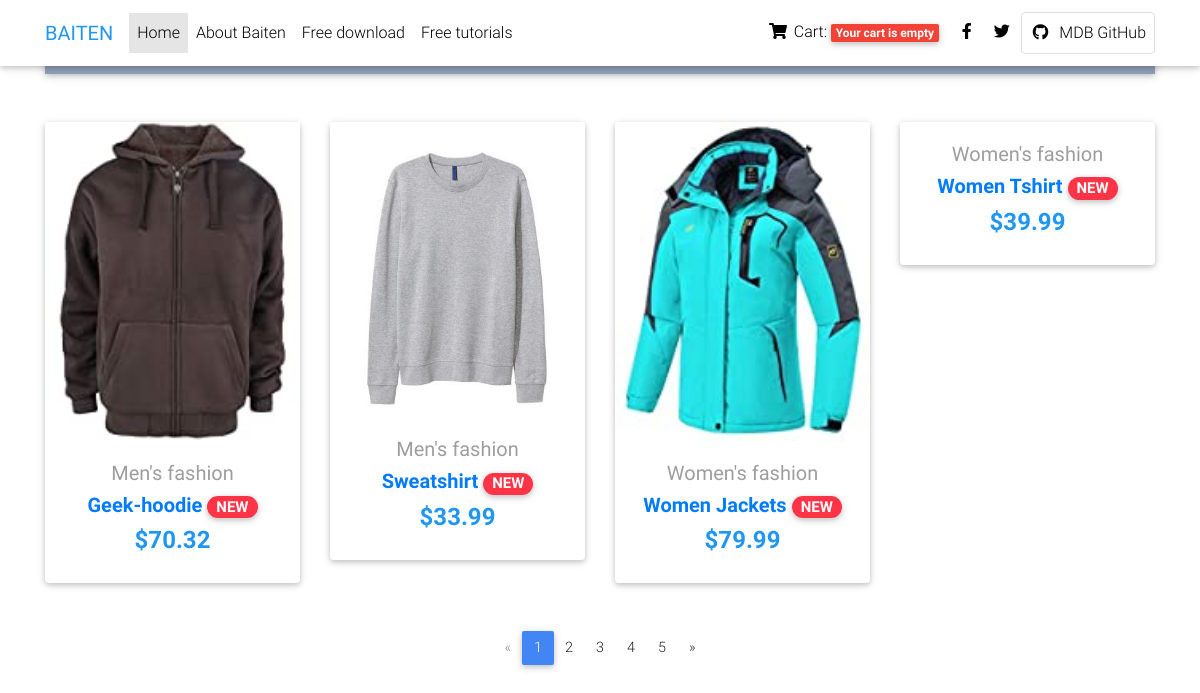
Before: / with the older database file.
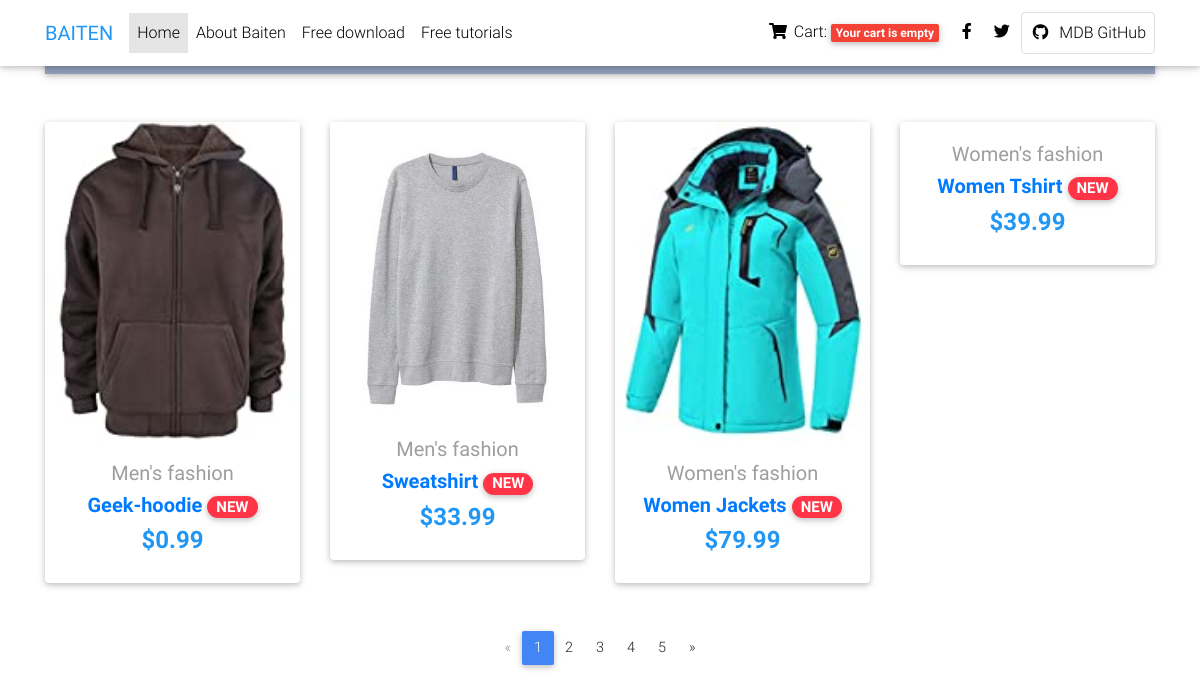
After: the same page with the newer database file.
### shop/models.py (models this page shows, shortened)
class Item(models.Model):
    category = models.ForeignKey(Category,
                                 related_name='products',
                                 on_delete=models.CASCADE)
    name = models.CharField(max_length=200, db_index=True)
    slug = models.SlugField(max_length=200, db_index=True)
    image = models.ImageField(upload_to='products/%Y/%m/%d',
                              blank=True)
    description = models.TextField(blank=True)
    price = models.DecimalField(max_digits=10, decimal_places=2)
    available = models.BooleanField(default=True)
    created = models.DateTimeField(auto_now_add=True)
    updated = models.DateTimeField(auto_now=True)
    tags = models.CharField(choices=TAG_CHOICES,
                            max_length=1)
    class Meta:
        ordering = ('name',)
        index_together = (('id', 'slug'),)
    def get_absolute_url(self):
        return reverse('shop:item_detail',
                       args=[self.id, self.slug])

class Category(models.Model):
    name = models.CharField(max_length=200,
                            db_index=True)
    slug = models.SlugField(max_length=200,
                            unique=True)
    class Meta:
        ordering = ('name',)
        verbose_name = 'category'
        verbose_name_plural = 'categories'
    def get_absolute_url(self):
        return reverse('shop:item_list',
                       args=[self.slug])

### shop/views.py (the view)
# urls.py: path('', views.item_list, name='item_list'),
def item_list(request, category_slug=None):
    category = None
    categories = Category.objects.all()
    items = Item.objects.filter(available=True)
    if category_slug:
        category = get_object_or_404(Category, slug=category_slug)
        items = items.filter(category=category)
    return render(request,
                  'item/list.html',
                  {'category': category,
                   'categories': categories,
                   'items': items})

### cart/cart.py (called while the page is built)
    def __len__(self):
        return sum(product['quantity'] for product in self.cart.values())

### cart/context_processors.py (called while the page is built)
def cart(request):
    return {'cart': Cart(request)}

### shop/templates/item/list.html (shortened to what this page needs)
{% extends "base.html" %}
{% load static %}
{% block content %}
  <main>
    <div class="container">
      <nav class="navbar navbar-expand-lg navbar-dark mdb-color lighten-3 mt-3 mb-5">
        <span class="navbar-brand">Categories:</span>
        <div class="collapse navbar-collapse" id="basicExampleNav">
          <ul class="navbar-nav mr-auto">
            <li class="nav-item active">
              <a class="nav-link" href="{% url "shop:item_list" %}">All
              </a>
            </li>
            {% for c in categories %}
                <li {% if category.slug == c.slug %} class="nav-item">{% endif %}
                    <a class="nav-link" href="{{ c.get_absolute_url }}">{{ c.name }}</a>
                </li>
            {% endfor %}
          </ul>
          <form class="form-inline">
            <div class="md-form my-0">
            </div>
          </form>
        </div>
      </nav>
      <section class="text-center mb-4">
        <div class="row wow fadeIn">
            {% for item in items %}
          <div class="col-lg-3 col-md-6 mb-4">
            <div class="card">
              <div class="view overlay">
                <img src="{% if item.image %}{{ item.image.url }}{% else %}
                https://mdbootstrap.com/img/Photos/Horizontal/E-commerce/Vertical/12.jpg {% endif %}" class="card-img-top"
                  alt="">
              </div>
              <div class="card-body text-center">
                <a href="" class="grey-text">
                  <h5>{{ item.category.name|truncatechars:20 }}</h5>
                </a>
                <h5>
                  <strong>
                    <a href="{{ item.get_absolute_url }}">{{ item.name }}
                      <span class="badge badge-pill danger-color">NEW</span>
                    </a>
                  </strong>
                </h5>
                <h4 class="font-weight-bold blue-text">
                  <strong>${{ item.price }}</strong>
                </h4>
              </div>
            </div>
          </div>
          {% endfor %}
        </div>
      </section>
      <nav class="d-flex justify-content-center wow fadeIn">
        <ul class="pagination pg-blue">
          <li class="page-item disabled">
            <a class="page-link" href="#" aria-label="Previous">
              <span aria-hidden="true">&laquo;</span>
            </a>
          </li>
          <li class="page-item active">
            <a class="page-link" href="#">1
            </a>
          </li>
          <li class="page-item">
            <a class="page-link" href="#">2</a>
          </li>
          <li class="page-item">
            <a class="page-link" href="#">3</a>
          </li>
          <li class="page-item">
            <a class="page-link" href="#">4</a>
          </li>
          <li class="page-item">
            <a class="page-link" href="#">5</a>
          </li>
          <li class="page-item">
            <a class="page-link" href="#" aria-label="Next">
              <span aria-hidden="true">&raquo;</span>
            </a>
          </li>
        </ul>
      </nav>
    </div>
  </main>
{% endblock %}

### shop/templates/base.html (shortened to what this page needs)
{% load static %}
<!DOCTYPE html>
<html>
   <head>
  <link rel="stylesheet" href="https://use.fontawesome.com/releases/v5.11.2/css/all.css">
  <link href="{% static "css/bootstrap.min.css" %}" rel="stylesheet">
  <link href="{% static "css/mdb.min.css" %}" rel="stylesheet">
  <link href="{% static "css/style.min.css" %}" rel="stylesheet">
</head>
  <nav class="navbar fixed-top navbar-expand-lg navbar-light white scrolling-navbar">
    <div class="container">
      <a class="navbar-brand waves-effect" href="#" target="_blank">
        <strong class="blue-text">BAITEN</strong>
      </a>
      <div class="collapse navbar-collapse" id="navbarSupportedContent">
        <ul class="navbar-nav mr-auto">
          <li class="nav-item active">
            <a class="nav-link waves-effect" href="{% url "shop:item_list" %}">Home
            </a>
          </li>
          <li class="nav-item">
            <a class="nav-link waves-effect" href="https://mdbootstrap.com/docs/jquery/" target="_blank">About Baiten</a>
          </li>
          <li class="nav-item">
            <a class="nav-link waves-effect" href="https://mdbootstrap.com/docs/jquery/getting-started/download/"
              target="_blank">Free download</a>
          </li>
          <li class="nav-item">
            <a class="nav-link waves-effect" href="https://mdbootstrap.com/education/bootstrap/" target="_blank">Free
              tutorials</a>
          </li>
        </ul>
        <ul class="navbar-nav nav-flex-icons">
          <li class="nav-item">
              {% with total_items=cart|length %}
            <a class="nav-link waves-effect" href="{% url "cart:cart_detail" %}">
              <i class="fas fa-shopping-cart"></i>
                <span class="clearfix d-none d-sm-inline-block"> Cart:  </span>
              <span class="badge red z-depth-1 mr-1">
                  {% if total_items > 0 %}
                  {{ total_items}} item{{ total_items|pluralize }}, ${{ cart.get_total_price }}
                  {% else%}
              Your cart is empty
              {% endif %}
              {% endwith %}
              </span>
            </a>
          </li>
          <li class="nav-item">
            <a href="https://www.facebook.com/Baiten" class="nav-link waves-effect" target="_blank">
              <i class="fab fa-facebook-f"></i>
            </a>
          </li>
          <li class="nav-item">
            <a href="https://twitter.com/Baiten" class="nav-link waves-effect" target="_blank">
              <i class="fab fa-twitter"></i>
            </a>
          </li>
          <li class="nav-item">
            <a href="https://github.com/mdbootstrap/bootstrap-material-design" class="nav-link border border-light rounded waves-effect"
              target="_blank">
              <i class="fab fa-github mr-2"></i>MDB GitHub
            </a>
          </li>
        </ul>
      </div>
    </div>
  </nav>
   <body>
        <div id="content">
            {% block content %}
            {% endblock %}
        </div>
   </body>
</html>

### shop/templates/base.html (style rules this page uses)
html, body, header, .carousel { height: 60vh; }

Changed rows visible on the page:
changed Item "Geek-hoodie": price "70.32" → "0.99"
